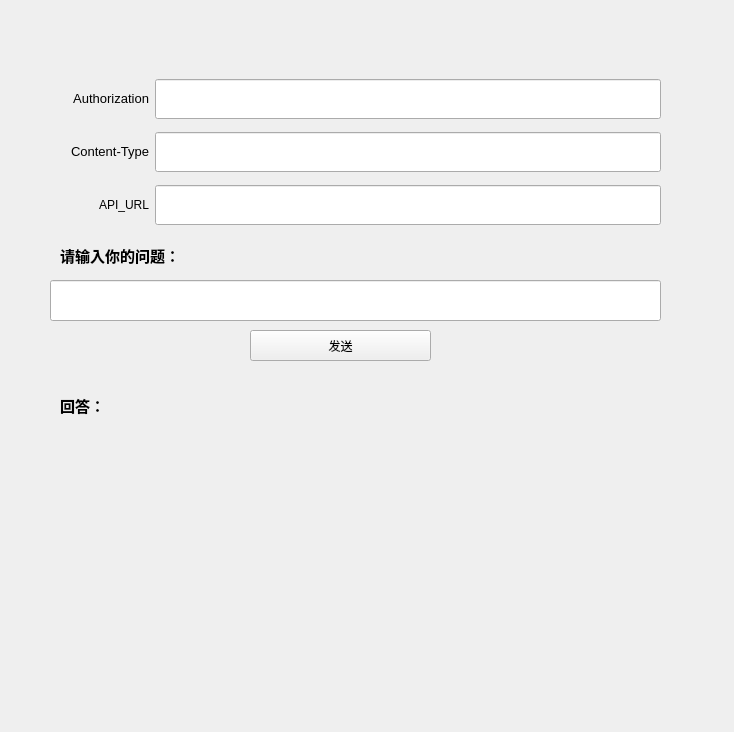
<?xml version="1.0" encoding="UTF-8"?>
<ui version="4.0">
 <class>Form</class>
 <widget class="QWidget" name="Form">
  <property name="geometry">
   <rect>
    <x>0</x>
    <y>0</y>
    <width>734</width>
    <height>732</height>
   </rect>
  </property>
  <property name="windowTitle">
   <string>Form</string>
  </property>
  <widget class="QStackedWidget" name="stackedWidget">
   <property name="geometry">
    <rect>
     <x>20</x>
     <y>30</y>
     <width>681</width>
     <height>671</height>
    </rect>
   </property>
   <property name="currentIndex">
    <number>1</number>
   </property>
   <widget class="QWidget" name="page">
    <widget class="QWidget" name="layoutWidget">
     <property name="geometry">
      <rect>
       <x>110</x>
       <y>130</y>
       <width>471</width>
       <height>361</height>
      </rect>
     </property>
     <layout class="QVBoxLayout" name="verticalLayout">
      <item>
       <widget class="QLabel" name="label">
        <property name="maximumSize">
         <size>
          <width>16777215</width>
          <height>20</height>
         </size>
        </property>
        <property name="text">
         <string>账号：</string>
        </property>
       </widget>
      </item>
      <item>
       <widget class="QLineEdit" name="lineEdit_account">
        <property name="enabled">
         <bool>true</bool>
        </property>
        <property name="minimumSize">
         <size>
          <width>469</width>
          <height>40</height>
         </size>
        </property>
       </widget>
      </item>
      <item>
       <widget class="QLabel" name="label_2">
        <property name="maximumSize">
         <size>
          <width>16777215</width>
          <height>20</height>
         </size>
        </property>
        <property name="text">
         <string>密码：</string>
        </property>
       </widget>
      </item>
      <item>
       <widget class="QLineEdit" name="lineEdit_password">
        <property name="minimumSize">
         <size>
          <width>0</width>
          <height>40</height>
         </size>
        </property>
       </widget>
      </item>
      <item>
       <widget class="QPushButton" name="pushButton_login">
        <property name="minimumSize">
         <size>
          <width>0</width>
          <height>40</height>
         </size>
        </property>
        <property name="text">
         <string>登录</string>
        </property>
       </widget>
      </item>
      <item>
       <widget class="QPushButton" name="pushButton_register">
        <property name="minimumSize">
         <size>
          <width>0</width>
          <height>40</height>
         </size>
        </property>
        <property name="text">
         <string>注册</string>
        </property>
       </widget>
      </item>
      <item>
       <widget class="QPushButton" name="pushButton_retrieve">
        <property name="minimumSize">
         <size>
          <width>0</width>
          <height>40</height>
         </size>
        </property>
        <property name="text">
         <string>忘记密码？</string>
        </property>
       </widget>
      </item>
     </layout>
    </widget>
   </widget>
   <widget class="QWidget" name="page_2">
    <widget class="QLineEdit" name="lineEdit_query">
     <property name="geometry">
      <rect>
       <x>30</x>
       <y>250</y>
       <width>611</width>
       <height>41</height>
      </rect>
     </property>
    </widget>
    <widget class="QLabel" name="label_3">
     <property name="geometry">
      <rect>
       <x>40</x>
       <y>210</y>
       <width>151</width>
       <height>31</height>
      </rect>
     </property>
     <property name="text">
      <string>&lt;html&gt;&lt;head/&gt;&lt;body&gt;&lt;p&gt;&lt;span style=&quot; font-size:11pt; font-weight:600;&quot;&gt;请输入你的问题：&lt;/span&gt;&lt;/p&gt;&lt;/body&gt;&lt;/html&gt;</string>
     </property>
    </widget>
    <widget class="QLabel" name="label_answer">
     <property name="geometry">
      <rect>
       <x>30</x>
       <y>400</y>
       <width>601</width>
       <height>241</height>
      </rect>
     </property>
     <property name="text">
      <string/>
     </property>
    </widget>
    <widget class="QLabel" name="label_7">
     <property name="geometry">
      <rect>
       <x>40</x>
       <y>360</y>
       <width>61</width>
       <height>31</height>
      </rect>
     </property>
     <property name="text">
      <string>&lt;html&gt;&lt;head/&gt;&lt;body&gt;&lt;p&gt;&lt;span style=&quot; font-size:11pt; font-weight:600;&quot;&gt;回答：&lt;/span&gt;&lt;/p&gt;&lt;/body&gt;&lt;/html&gt;</string>
     </property>
    </widget>
    <widget class="QPushButton" name="pushButton_send">
     <property name="geometry">
      <rect>
       <x>230</x>
       <y>300</y>
       <width>181</width>
       <height>31</height>
      </rect>
     </property>
     <property name="text">
      <string>发送</string>
     </property>
    </widget>
    <widget class="QWidget" name="">
     <property name="geometry">
      <rect>
       <x>30</x>
       <y>42</y>
       <width>611</width>
       <height>161</height>
      </rect>
     </property>
     <layout class="QVBoxLayout" name="verticalLayout_2">
      <item>
       <layout class="QHBoxLayout" name="horizontalLayout_3">
        <item>
         <widget class="QLabel" name="label_4">
          <property name="minimumSize">
           <size>
            <width>99</width>
            <height>40</height>
           </size>
          </property>
          <property name="maximumSize">
           <size>
            <width>99</width>
            <height>40</height>
           </size>
          </property>
          <property name="text">
           <string>&lt;html&gt;&lt;head/&gt;&lt;body&gt;&lt;p align=&quot;right&quot;&gt;&lt;span style=&quot; font-size:10pt;&quot;&gt;Authorization&lt;/span&gt;&lt;/p&gt;&lt;/body&gt;&lt;/html&gt;</string>
          </property>
         </widget>
        </item>
        <item>
         <widget class="QLineEdit" name="lineEdit_Authorization">
          <property name="minimumSize">
           <size>
            <width>0</width>
            <height>40</height>
           </size>
          </property>
         </widget>
        </item>
       </layout>
      </item>
      <item>
       <layout class="QHBoxLayout" name="horizontalLayout_2">
        <item>
         <widget class="QLabel" name="label_5">
          <property name="minimumSize">
           <size>
            <width>99</width>
            <height>0</height>
           </size>
          </property>
          <property name="maximumSize">
           <size>
            <width>99</width>
            <height>40</height>
           </size>
          </property>
          <property name="text">
           <string>&lt;html&gt;&lt;head/&gt;&lt;body&gt;&lt;p align=&quot;right&quot;&gt;&lt;span style=&quot; font-size:10pt;&quot;&gt;Content-Type&lt;/span&gt;&lt;/p&gt;&lt;/body&gt;&lt;/html&gt;</string>
          </property>
         </widget>
        </item>
        <item>
         <widget class="QLineEdit" name="lineEdit_CType">
          <property name="minimumSize">
           <size>
            <width>0</width>
            <height>40</height>
           </size>
          </property>
         </widget>
        </item>
       </layout>
      </item>
      <item>
       <layout class="QHBoxLayout" name="horizontalLayout">
        <item>
         <widget class="QLabel" name="label_6">
          <property name="minimumSize">
           <size>
            <width>99</width>
            <height>40</height>
           </size>
          </property>
          <property name="maximumSize">
           <size>
            <width>99</width>
            <height>40</height>
           </size>
          </property>
          <property name="text">
           <string>&lt;html&gt;&lt;head/&gt;&lt;body&gt;&lt;p align=&quot;right&quot;&gt;API_URL&lt;/p&gt;&lt;/body&gt;&lt;/html&gt;</string>
          </property>
         </widget>
        </item>
        <item>
         <widget class="QLineEdit" name="lineEdit_ApiURl">
          <property name="minimumSize">
           <size>
            <width>0</width>
            <height>40</height>
           </size>
          </property>
         </widget>
        </item>
       </layout>
      </item>
     </layout>
    </widget>
   </widget>
  </widget>
 </widget>
 <resources/>
 <connections/>
</ui>
